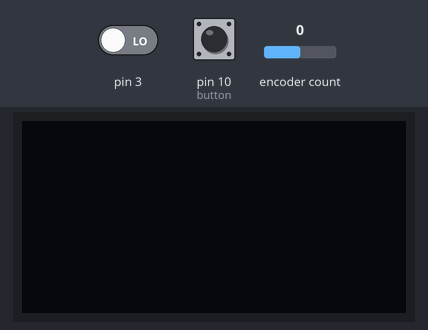
A sketch run on a simulated Arduino Uno, built with avr-gcc and run on an emulated ATmega328P. Parts: 128×64 one-colour display. The test bench sets the inputs (shaded band); at power-on: encoder count 0, pin 10 (button) HIGH, pin 3 LOW. The display library's start-up logo is not drawn; what the sketch prints to the serial monitor is not drawn.

Above: at 5.2 s.
5.3 s: encoder count set to 1
At 6.1 s:
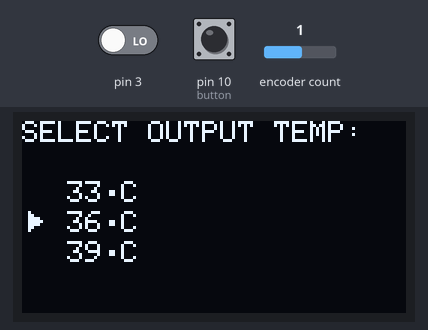
6.8 s: pin 10 (button) pulled LOW for 0.15 s
At 8.6 s:
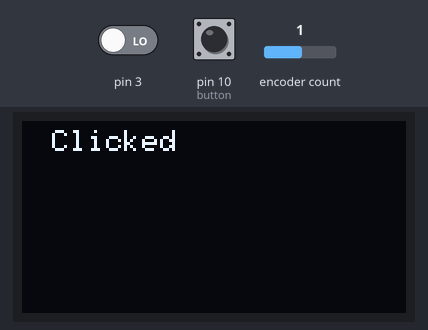
8.9 s: encoder count set to 0
At 10.0 s:
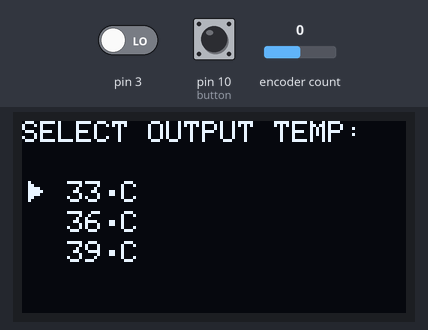
10.4 s: encoder count set to -1
At 11.2 s:
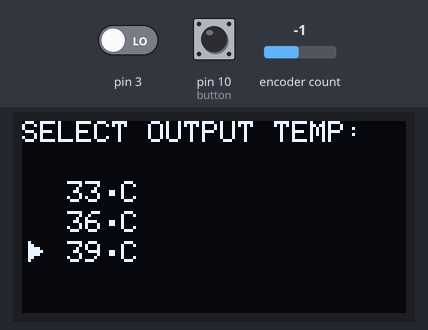
11.9 s: pin 10 (button) pulsed LOW 5 times (0.12 s each, 0.3 s apart)
At 12.7 s:
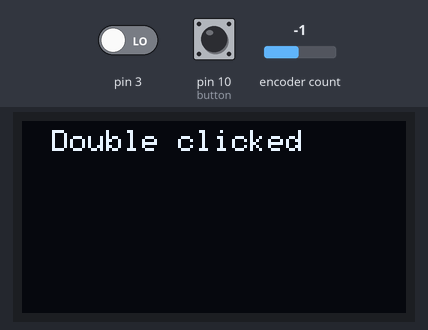
15.1 s: encoder count set to -2
At 16.0 s:
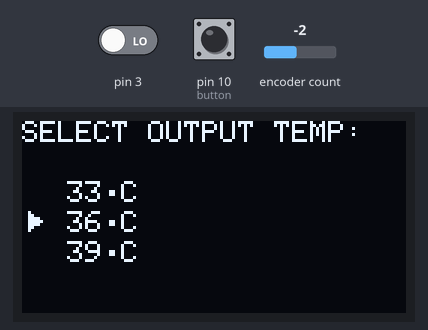
Timing chart, 0 to 17.6 s (numbered marks = the images above; inputs shaded):
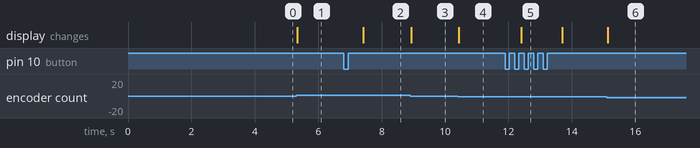

Measured:
- after the input at 5.3 s, the display: changes at once (image 1)
- after the input at 6.8 s, the display: changes after 0.63 s (image 2)
- after the input at 8.9 s, the display: changes at once (image 3)
- after the input at 10.4 s, the display: changes at once (image 4)
- after the input at 11.9 s, the display: changes after 0.50 s (image 5)
- after the input at 15.1 s, the display: changes at once (image 6)

The sketch:

humidifier.ino
```cpp
#include <Adafruit_GFX.h>
#include <Adafruit_SSD1306.h>
#include <OneButton.h>
#include <Rotary.h>

Rotary r = Rotary(2, 3);
OneButton button(10,true);

#define SCREEN_WIDTH 128 // OLED display width, in pixels
#define SCREEN_HEIGHT 64 // OLED display height, in pixels

// Declaration for an SSD1306 display connected to I2C (SDA, SCL pins)
// The pins for I2C are defined by the Wire-library.
// On an arduino UNO:       A4(SDA), A5(SCL)
// On an arduino LEONARDO:   2(SDA),  3(SCL), ...
#define OLED_RESET     4 // Reset pin # (or -1 if sharing Arduino reset pin)
#define SCREEN_ADDRESS 0x3C ///< See datasheet for Address; 0x3D for 128x64, 0x3C for 128x32
Adafruit_SSD1306 display(SCREEN_WIDTH, SCREEN_HEIGHT, &Wire, OLED_RESET);

#define LOGO_HEIGHT   16
#define LOGO_WIDTH    16
// static const unsigned char PROGMEM logo_bmp[] =
// { B00000000, B11000000,
//   B00000001, B11000000,
//   B00000001, B11000000,
//   B00000011, B11100000,
//   B11110011, B11100000,
//   B11111110, B11111000,
//   B01111110, B11111111,
//   B00110011, B10011111,
//   B00011111, B11111100,
//   B00001101, B01110000,
//   B00011011, B10100000,
//   B00111111, B11100000,
//   B00111111, B11110000,
//   B01111100, B11110000,
//   B01110000, B01110000,
//   B00000000, B00110000 };

boolean isWorking, isErr;
int input = -2;
int count = 1;


void setup() {
  Serial.begin(9600);
  //rotary interrupt
  PCICR |= (1 << PCIE2);
  PCMSK2 |= (1 << PCINT18) | (1 << PCINT19);
  sei();

  // click on the encoder
  button.attachDoubleClick(doubleclick);
  button.attachClick(singleclick);

  Serial.println("Testing Rotary with SSD1306 OLED Screen");
  // SSD1306_SWITCHCAPVCC = generate display voltage from 3.3V internally
  if(!display.begin(SSD1306_SWITCHCAPVCC, SCREEN_ADDRESS)) {
    Serial.println(F("SSD1306 allocation failed"));
    for(;;); // Don't proceed, loop forever
  }

  // Show initial display buffer contents on the screen --
  // the library initializes this with an Adafruit splash screen.
  display.display();
  display.setTextColor(WHITE);
  delay(2000); // Pause for 2 seconds

  // Clear the buffer
  display.clearDisplay();

  delay(2000);
}
 void loop() {
     if (isWorking != true) {
         button.tick();
         switch (input) {
             case 2:        //"DOUBLE_CLICK":
                display.clearDisplay();
                display.setCursor(10,3);
                display.println("Double clicked");
                display.display();
                break;
             case 0:        //"SINGLE_CLICK":
                display.clearDisplay();
                display.setCursor(10,3);
                display.println("Clicked");
                display.display();
                break;
             case 1:        //"CLOCKWISE":
                if (count !=3) {
                    count++;
                    displaySetup(count);
                }
                else{
                    count = 1;
                    displaySetup(count);
                }
                break;
             case -1:       //"COUNTERCLOCK":
                if (count !=1) {
                    count--;
                    displaySetup(count);
                }
                else{
                    count = 3;
                    displaySetup(count);
                }
                break;
         }
         input = -2;
     }

     else {
         // Disable all input from Rotary
         isWorking = false;
     }
 }

 void doubleclick() {
     input = 2;
     Serial.println("DOUBLE_CLICK");
 }

 void singleclick() {
     input = 0;
     Serial.println("SINGLE_CLICK");
 }

 ISR(PCINT2_vect) {
   unsigned char result = r.process();
   if (result == DIR_NONE) {
   }
   else if (result == DIR_CW) {
     input = 1;
     Serial.println("CLOCKWISE");
   }
   else if (result == DIR_CCW) {
     input = -1;
     Serial.println("COUNTERCLOCK");
   }
 }

void displaySetup(int cursorPos) {
    display.clearDisplay();
    display.setCursor(0,0);
    display.setTextSize(1);
    display.println("SELECT OUTPUT TEMP:");

    display.setCursor(15,20);
    display.setTextSize(1);
    display.print("33");
    display.write(248);
    display.println("C");

    display.setCursor(15,30);
    display.setTextSize(1);
    display.print("36");
    display.write(248);
    display.println("C");

    display.setCursor(15 ,40);
    display.setTextSize(1);
    display.print("39");
    display.write(248);
    display.println("C");

    display.setCursor(2, (cursorPos*10)+10);
    display.write(16);

    display.display();
}
```
